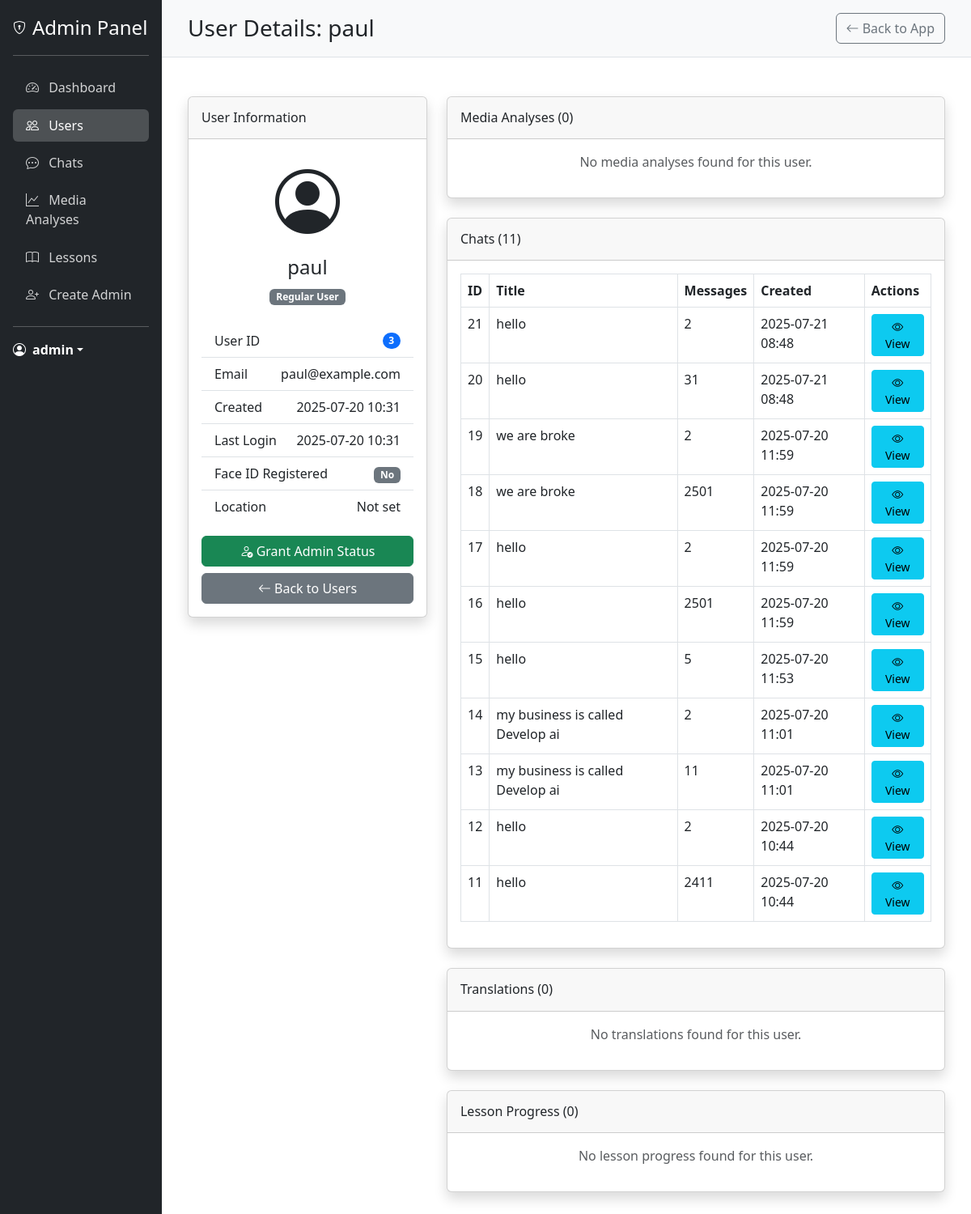
Page /admin/user/3 (signed in) on the earlier database version.
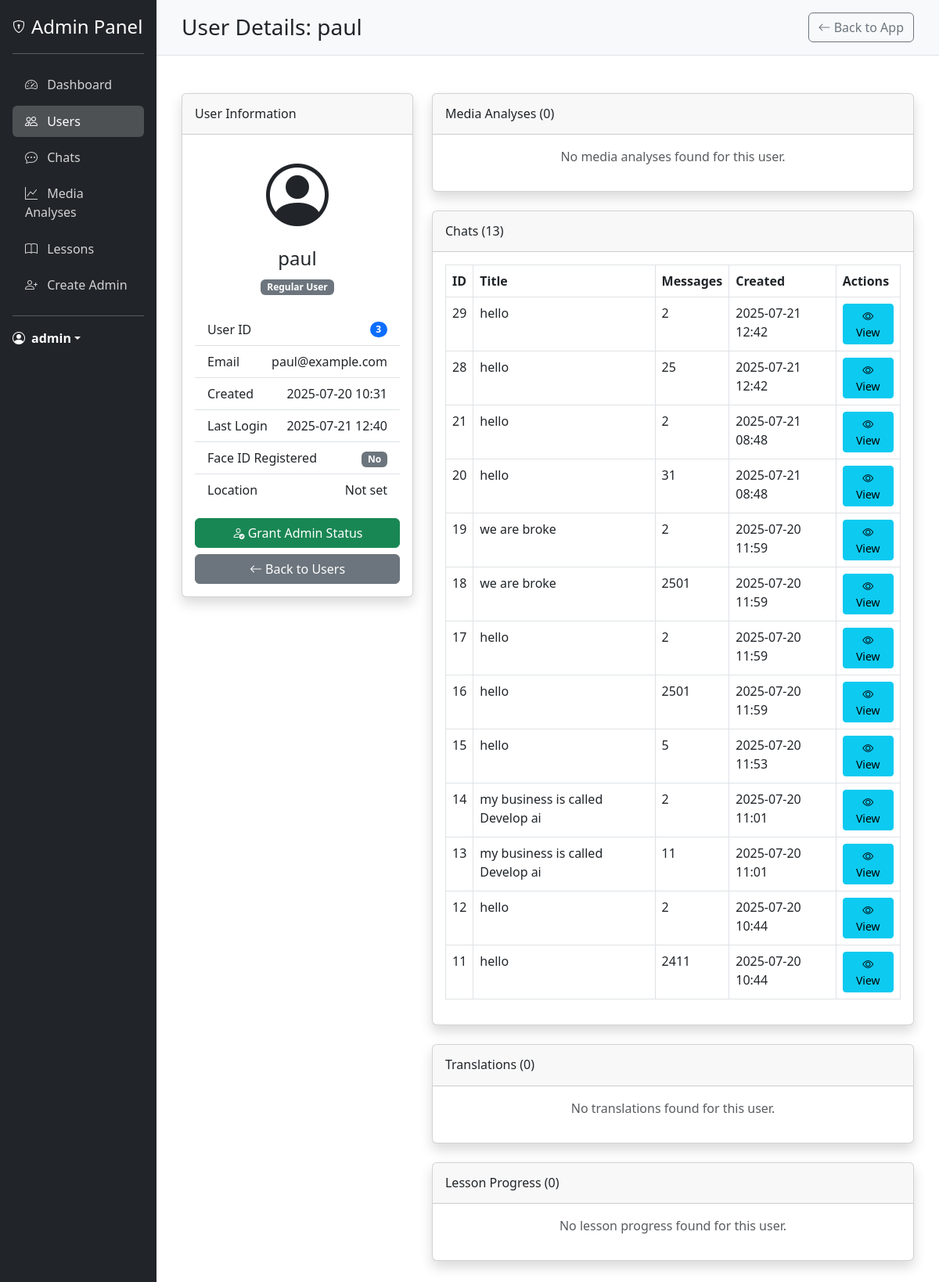
Same page on the later database version.
### models.py (models this page shows, shortened)
class User(UserMixin, db.Model):
    __tablename__ = 'users'
    id = db.Column(db.Integer, primary_key=True)
    username = db.Column(db.String(80), unique=True, nullable=False)
    email = db.Column(db.String(120), unique=True, nullable=False)
    password_hash = db.Column(db.String(128), nullable=False)
    is_admin = db.Column(db.Boolean, default=False)
    created_at = db.Column(db.DateTime, default=datetime.utcnow)
    last_login = db.Column(db.DateTime)
    latitude = db.Column(db.Float)
    longitude = db.Column(db.Float)
    location_name = db.Column(db.String(200))
    analyses = db.relationship('MediaAnalysis', backref='user', lazy=True)

class Chat(db.Model):
    __tablename__ = 'chats'
    id = db.Column(db.Integer, primary_key=True)
    user_id = db.Column(db.Integer, db.ForeignKey('users.id'), nullable=True)
    created_at = db.Column(db.DateTime, default=datetime.utcnow)
    updated_at = db.Column(db.DateTime, default=datetime.utcnow, onupdate=datetime.utcnow)
    title = db.Column(db.String(255), nullable=True)  # Optional title based on content
    fact_sheet = db.Column(db.Text, nullable=True)  # Stores extracted company info
    strategies = db.Column(db.Text, nullable=True)  # Stores generated strategies
    messages = relationship("Message", back_populates="chat", cascade="all, delete-orphan")

### app.py (the view)
@app.route('/admin/user/<int:user_id>')
@login_required
@admin_required
def admin_user_detail(user_id):
    user = User.query.get_or_404(user_id)
    analyses = MediaAnalysis.query.filter_by(user_id=user_id).order_by(MediaAnalysis.created_at.desc()).all()
    chats = Chat.query.filter_by(user_id=user_id).order_by(Chat.created_at.desc()).all()
    lesson_progress = UserLesson.query.filter_by(user_id=user_id).all()
    translations = Translation.query.filter_by(user_id=user_id).order_by(Translation.created_at.desc()).all()
    return render_template(
        'admin/user_detail.html',
        user=user,
        analyses=analyses,
        chats=chats,
        lesson_progress=lesson_progress,
        translations=translations
    )

### app.py (called while the page is built)
@login_manager.user_loader
def load_user(user_id):
    return User.query.get(int(user_id))

def admin_required(f):
    @wraps(f)
    def decorated_function(*args, **kwargs):
        if not current_user.is_authenticated:
            flash('You need to login first.', 'danger')
            return redirect(url_for('login'))
        if not hasattr(current_user, 'is_admin') or not current_user.is_admin:
            flash('You need admin privileges to access this page.', 'danger')
            return redirect(url_for('landing_page1'))
        return f(*args, **kwargs)
    return decorated_function

### templates/admin/user_detail.html (shortened to what the changed rows need)
{% extends "admin/base_admin.html" %}
{% block header %}User Details: {{ user.username }}{% endblock %}
{% block content %}
<div class="row">
    <div class="col-lg-4">
        <div class="card shadow mb-4">
            <div class="card-body">
                <div class="text-center mb-4">
                    <i class="bi bi-person-circle" style="font-size: 5rem;"></i>
                    <h4 class="mt-2">{{ user.username }}</h4>
                    <p class="text-muted">
                        {% if user.is_admin %}
                        <span class="badge bg-success">Administrator</span>
                        {% else %}
                        <span class="badge bg-secondary">Regular User</span>
                        {% endif %}
                    </p>
                </div>
                <ul class="list-group list-group-flush">
                    <li class="list-group-item d-flex justify-content-between align-items-center">
                        User ID
                        <span class="badge bg-primary rounded-pill">{{ user.id }}</span>
                    </li>
                    <li class="list-group-item d-flex justify-content-between align-items-center">
                        Email
                        <span>{{ user.email }}</span>
                    </li>
                    <li class="list-group-item d-flex justify-content-between align-items-center">
                        Created
                        <span>{{ user.created_at.strftime('%Y-%m-%d %H:%M') if user.created_at else 'N/A' }}</span>
                    </li>
                    <li class="list-group-item d-flex justify-content-between align-items-center">
                        Last Login
                        <span>{{ user.last_login.strftime('%Y-%m-%d %H:%M') if user.last_login else 'Never' }}</span>
                    </li>
                </ul>
            </div>
        </div>
    </div>
    <div class="col-lg-8">
        <div class="card shadow mb-4">
            <div class="card-header py-3">
                <h6 class="m-0 font-weight-bold">Chats ({{ chats|length }})</h6>
            </div>
            <div class="card-body">
                {% if chats %}
                <div class="table-responsive">
                    <table class="table table-bordered" width="100%" cellspacing="0">
                        <thead>
                            <tr>
                                <th>ID</th>
                                <th>Title</th>
                                <th>Messages</th>
                                <th>Created</th>
                                <th>Actions</th>
                            </tr>
                        </thead>
                        <tbody>
                            {% for chat in chats %}
                            <tr>
                                <td>{{ chat.id }}</td>
                                <td>{{ chat.title or 'Untitled Chat' }}</td>
                                <td>{{ chat.messages|length }}</td>
                                <td>{{ chat.created_at.strftime('%Y-%m-%d %H:%M') }}</td>
                                <td>
                                    <a href="{{ url_for('admin_chat_detail', chat_id=chat.id) }}" class="btn btn-sm btn-info">
                                        <i class="bi bi-eye"></i> View
                                    </a>
                                </td>
                            </tr>
                            {% endfor %}
                        </tbody>
                    </table>
                </div>
                {% else %}
                <p class="text-center text-muted">No chats found for this user.</p>
                {% endif %}
            </div>
        </div>
    </div>
</div>
{% endblock %}

Differences in the rows shown:
changed User "paul": last_login "2025-07-20 10:31" → "2025-07-21 12:40"
added Chat: id "29", title "hello", messages|length "2", created_at "2025-07-21 12:42"
added Chat: id "28", title "hello", messages|length "25", created_at "2025-07-21 12:42"
Other differences:
{{ chats|length }}: "11" → "13"
